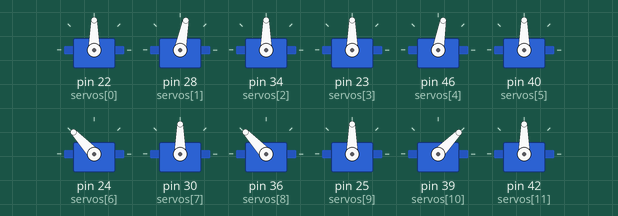
Recording of a sketch running on a simulated Arduino Mega 2560, built with avr-gcc and run on an emulated ATmega2560. Parts: 12 × servo.

Above: at 0.15 s.
At 5.26 s:
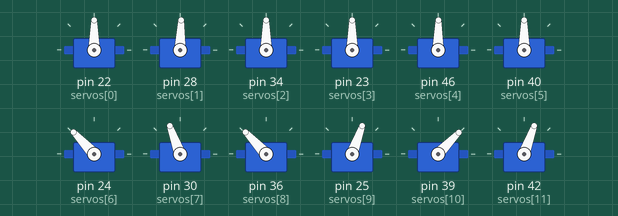
At 10.06 s:
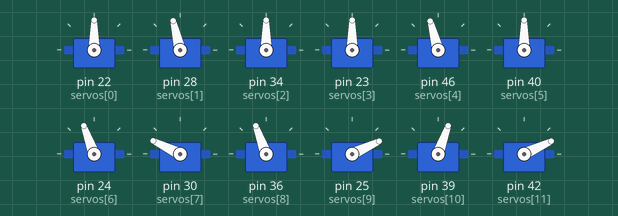
At 19.98 s:
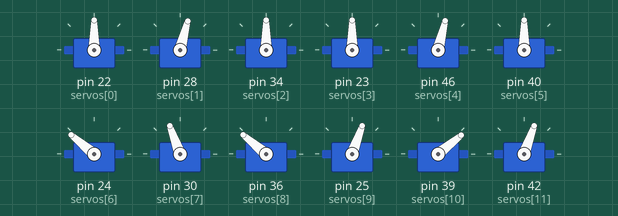
At 29.89 s:
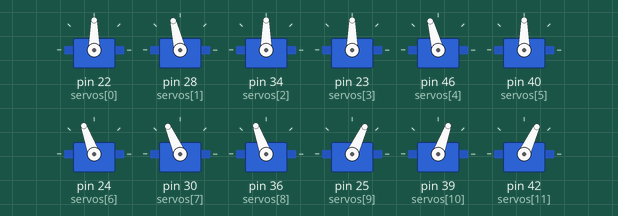
At 39.81 s:
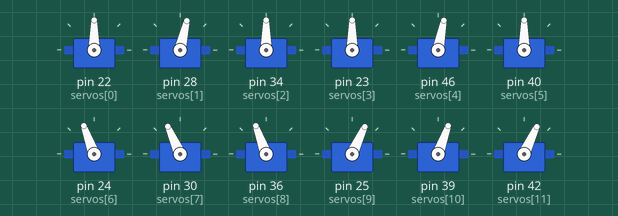
Timing chart, 0 to 40.0 s (numbered marks = the images above):
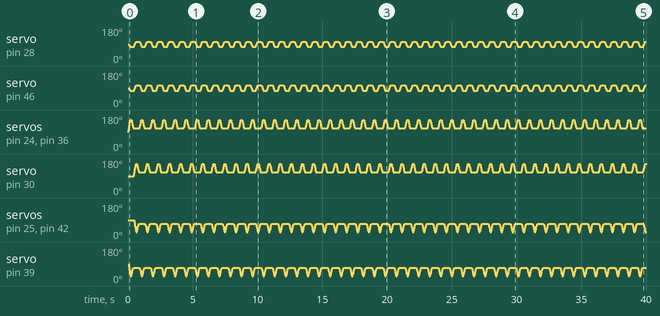

The sketch:

main.ino
```cpp
#include <Servo.h>

Servo miServo[32];

void setup() {
  int servos[] = {22, 28, 34, 23, 46, 40, 24, 30, 36, 25, 39, 42, 26, 32, 38, 27, 48, 44};

  for (int i = 1; i <= 18; i++) {
    miServo[i].attach(servos[i-1]);
  }
}

void smoothMovement(
  int servo1, int servo2, int servo3,
  int servo4, int servo5, int servo6,
  int servo7, int servo8, int servo9,
  int servo10,
  // int servo11,
  int posicionFinal1, int posicionFinal2, int posicionFinal3,
  int posicionFinal4, int posicionFinal5, int posicionFinal6,
  int posicionFinal7, int posicionFinal8, int posicionFinal9,
  int posicionFinal10,
  // int posicionFinal11,
  int duracion
)
{
  int anguloInicial1 = miServo[servo1].read();
  int anguloInicial2 = miServo[servo2].read(); // 90
  int anguloInicial3 = miServo[servo3].read();

  int anguloInicial4 = miServo[servo4].read();
  int anguloInicial5 = miServo[servo5].read(); // 90
  int anguloInicial6 = miServo[servo6].read();

  int anguloInicial7 = miServo[servo7].read();
  int anguloInicial8 = miServo[servo8].read(); // 90
  int anguloInicial9 = miServo[servo9].read();
  int anguloInicial10 = miServo[servo10].read();
  // int anguloInicial11 = miServo[servo10].read();// Ángulo inicial del servo
  int pasos = 100;  // Número de pasos para la interpolación

  for (int i = 0; i <= pasos; i++) {
    float t = float(i) / float(pasos);  // Tiempo normalizado
    float anguloInterpolado1 = anguloInicial1 + (posicionFinal1 - anguloInicial1) * (-0.5 * (cos(PI * t) - 1));
    float anguloInterpolado2 = anguloInicial2 + (posicionFinal2 - anguloInicial2) * (-0.5 * (cos(PI * t) - 1));
    float anguloInterpolado3 = anguloInicial3 + (posicionFinal3 - anguloInicial3) * (-0.5 * (cos(PI * t) - 1));

    float anguloInterpolado4 = anguloInicial4 + (posicionFinal4 - anguloInicial4) * (-0.5 * (cos(PI * t) - 1));
    float anguloInterpolado5 = anguloInicial5 + (posicionFinal5 - anguloInicial5) * (-0.5 * (cos(PI * t) - 1));
    float anguloInterpolado6 = anguloInicial6 + (posicionFinal6 - anguloInicial6) * (-0.5 * (cos(PI * t) - 1));

    float anguloInterpolado7 = anguloInicial7 + (posicionFinal7 - anguloInicial7) * (-0.5 * (cos(PI * t) - 1));
    float anguloInterpolado8 = anguloInicial8 + (posicionFinal8 - anguloInicial8) * (-0.5 * (cos(PI * t) - 1));
    float anguloInterpolado9 = anguloInicial9 + (posicionFinal9 - anguloInicial9) * (-0.5 * (cos(PI * t) - 1));
    float anguloInterpolado10 = anguloInicial10 + (posicionFinal10 - anguloInicial10) * (-0.5 * (cos(PI * t) - 1));  // Interpolación utilizando easeInOutSine
    // float anguloInterpolado11 = anguloInicial11 + (posicionFinal11 - anguloInicial11) * (-0.5 * (cos(PI * t) - 1));

    miServo[servo1].write(anguloInterpolado1);
    miServo[servo2].write(anguloInterpolado2);
    miServo[servo3].write(anguloInterpolado3);

    miServo[servo4].write(anguloInterpolado4);
    miServo[servo5].write(anguloInterpolado5);
    miServo[servo6].write(anguloInterpolado6);

    miServo[servo7].write(anguloInterpolado7);
    miServo[servo8].write(anguloInterpolado8);
    miServo[servo9].write(anguloInterpolado9);
    miServo[servo10].write(anguloInterpolado10);
    // miServo[servo11].write(anguloInterpolado11);
    // Mover el servo al ángulo interpolado
    delay(duracion / pasos);  // Espera entre pasos
  }
}


void smoothMovementG(
  int servo1, int servo2, int servo3,
  int servo4, int servo5, int servo6,
  int servo7, int servo8, int servo9,
  int servo10,
  int servo11,
  int servo12,
  // int servo11,
  int posicionFinal1, int posicionFinal2, int posicionFinal3,
  int posicionFinal4, int posicionFinal5, int posicionFinal6,
  int posicionFinal7, int posicionFinal8, int posicionFinal9,
  int posicionFinal10,
  int posicionFinal11,
  int posicionFinal12,
  // int posicionFinal11,
  int duracion
) {
  int anguloInicial1 = miServo[servo1].read();
  int anguloInicial2 = miServo[servo2].read(); // 90
  int anguloInicial3 = miServo[servo3].read();

  int anguloInicial4 = miServo[servo4].read();
  int anguloInicial5 = miServo[servo5].read(); // 90
  int anguloInicial6 = miServo[servo6].read();

  int anguloInicial7 = miServo[servo7].read();
  int anguloInicial8 = miServo[servo8].read(); // 90
  int anguloInicial9 = miServo[servo9].read();

  int anguloInicial10 = miServo[servo10].read();
  int anguloInicial11 = miServo[servo11].read();
  int anguloInicial12 = miServo[servo12].read();
  // int anguloInicial11 = miServo[servo10].read();// Ángulo inicial del servo
  int pasos = 100;  // Número de pasos para la interpolación

  for (int i = 0; i <= pasos; i++) {
    float t = float(i) / float(pasos);  // Tiempo normalizado
    float anguloInterpolado1 = anguloInicial1 + (posicionFinal1 - anguloInicial1) * (-0.5 * (cos(PI * t) - 1));
    float anguloInterpolado2 = anguloInicial2 + (posicionFinal2 - anguloInicial2) * (-0.5 * (cos(PI * t) - 1));
    float anguloInterpolado3 = anguloInicial3 + (posicionFinal3 - anguloInicial3) * (-0.5 * (cos(PI * t) - 1));

    float anguloInterpolado4 = anguloInicial4 + (posicionFinal4 - anguloInicial4) * (-0.5 * (cos(PI * t) - 1));
    float anguloInterpolado5 = anguloInicial5 + (posicionFinal5 - anguloInicial5) * (-0.5 * (cos(PI * t) - 1));
    float anguloInterpolado6 = anguloInicial6 + (posicionFinal6 - anguloInicial6) * (-0.5 * (cos(PI * t) - 1));

    float anguloInterpolado7 = anguloInicial7 + (posicionFinal7 - anguloInicial7) * (-0.5 * (cos(PI * t) - 1));
    float anguloInterpolado8 = anguloInicial8 + (posicionFinal8 - anguloInicial8) * (-0.5 * (cos(PI * t) - 1));
    float anguloInterpolado9 = anguloInicial9 + (posicionFinal9 - anguloInicial9) * (-0.5 * (cos(PI * t) - 1));

    float anguloInterpolado10 = anguloInicial10 + (posicionFinal10 - anguloInicial10) * (-0.5 * (cos(PI * t) - 1));
    float anguloInterpolado11 = anguloInicial11 + (posicionFinal11 - anguloInicial11) * (-0.5 * (cos(PI * t) - 1));
    float anguloInterpolado12 = anguloInicial12 + (posicionFinal12 - anguloInicial12) * (-0.5 * (cos(PI * t) - 1)); // Interpolación utilizando easeInOutSine
    // float anguloInterpolado11 = anguloInicial11 + (posicionFinal11 - anguloInicial11) * (-0.5 * (cos(PI * t) - 1));

    miServo[servo1].write(anguloInterpolado1);
    miServo[servo2].write(anguloInterpolado2);
    miServo[servo3].write(anguloInterpolado3);

    miServo[servo4].write(anguloInterpolado4);
    miServo[servo5].write(anguloInterpolado5);
    miServo[servo6].write(anguloInterpolado6);

    miServo[servo7].write(anguloInterpolado7);
    miServo[servo8].write(anguloInterpolado8);
    miServo[servo9].write(anguloInterpolado9);

    miServo[servo10].write(anguloInterpolado10);
    miServo[servo11].write(anguloInterpolado11);
    miServo[servo12].write(anguloInterpolado12);

    // Mover el servo al ángulo interpolado
    delay(duracion / pasos);  // Espera entre pasos
  }
}


int VelocidadFinal=100;
int A = 15;
int velocidad = VelocidadFinal;
int base = 90;
int baseespejo1=180;
int medio = 110;
int medioIZ = 70;
int finalDER = 90; // 0
int finalIZ = 90; // 180
int levantar = 30;
float porcentajeBase = 0.9; //Sirve para multiplicarlo y que el movimiento de la base no sea tan fuerte en base a los grados que se quieren mover (A)
int movTime = VelocidadFinal;
int direccion1= -1;

void loop() {
 //DePie();
 Avanzar();


}

//      /\
//     /  \__   ____ _ _ __  ______ _ _ __
//    / /\ \ \ / / _` | '_ \|_  / _` | '__|
//   / ____ \ V / (_| | | | |/ / (_| | |
//  /_/    \_\_/ \__,_|_| |_/___\__,_|_|

void Avanzar(){
 moveUpGroupA();
 moveDownGroupA();
 moveUpGroupB();
 moveDownGroupB();

}

void moveUpGroupA() {
  smoothMovement(
    1, 5, 3,
    7, 11, 9,
    13, 17, 15,
    //grupo diferente
    2,

    //termina
    base ,
    base - A*porcentajeBase,
    base ,
    medio   + A + levantar,
    medioIZ - A - levantar,
    medio   + A + levantar,
    finalDER - A,         finalIZ ,            finalDER - A,
    //grupo diferente
    base -A,

    //termina
    movTime
  );
}

void moveDownGroupA() {
  // GRUPO A
  // Fase apoyo
  smoothMovement(
    1, 5, 3,
    7, 11, 9,
    13, 17, 15,
    //grupo diferente
    0,

    // termina
    base, base - A*porcentajeBase, base,
    medio, medioIZ, medio,
    finalDER, finalIZ, finalDER,
      //grupo diferente
    base+A,

    // termina
    movTime
  );
}

void moveUpGroupB() {
  // GRUPO B
  // Fase movimiento
  smoothMovement(
    4, 2, 6,
    10, 8, 12,
    16, 14, 18,
    //grupo Diferente
    5,

    //termina
    base  ,
    base + A*porcentajeBase,
    base ,
    medioIZ - A - levantar,
    medio + A + levantar,
    medioIZ - A - levantar,
    finalIZ - A,
    finalDER ,
    finalIZ - A,
    //grupo Diferente
    base +A,
    //termina
    movTime
  );
}

void moveDownGroupB() {
  // GRUPO B
  // Fase apoyo
  smoothMovement(
    4, 2, 6,
    10, 8, 12,
    16, 14, 18,
    //grupo diferente
    0,

    //termina
    base, base + A*porcentajeBase, base,
    medioIZ, medio, medioIZ,
    finalIZ, finalDER, finalIZ,
    //grupo diferente
    base - A,
    //termina
    movTime
  );
}

//  ██████
// █     █  █  ██████    ██
// █        █  █    █   █  █
// █  ████  █  █    █  █    █
// █     █  █  ██████  ██████
// █     █  █  █   █   █    █
//  ██████  █  █    █  █    █
void girar(int direccion) {
  moveUpGroupAG(direccion);
  moveDownGroupAG(direccion);
  moveUpGroupBG(direccion);
  moveDownGroupBG(direccion);
}

void moveUpGroupAG(int direccion) {
  smoothMovementG(
    1, 5, 3,
    7, 11, 9,
    13, 17, 15,
    //grupo diferente
    4, 2, 6,

    //termina
    base + A*direccion,
    base + A*direccion,
    base + A*direccion,
    medio   + A + levantar,
    medioIZ - A - levantar,
    medio   + A + levantar,
    finalDER,         finalIZ ,            finalDER,
    //grupo diferente
    base,
    base,
    base,


    //termina
    movTime
  );
}

void moveDownGroupAG(int direccion) {
  // GRUPO A
  // Fase apoyo
  smoothMovementG(
    1, 5, 3,
    7, 11, 9,
    13, 17, 15,
    //grupo diferente
    0, 19, 20, //NO SIRVE NO MAS ME LO PIDE MI ESTRUCTURA

    // termina
    base + A*direccion,
    base + A*direccion,
    base + A*direccion,
    medio, medioIZ, medio,
    finalDER, finalIZ, finalDER,
      //grupo diferente
    base+A,  //NO SIRVE NO MAS ME LO PIDE MI ESTRUCTURA
    base+A, //NO SIRVE NO MAS ME LO PIDE MI ESTRUCTURA
    base+A, //NO SIRVE NO MAS ME LO PIDE MI ESTRUCTURA

    // termina
    movTime
  );
}

void moveUpGroupBG(int direccion) {
  // GRUPO B
  // Fase movimiento
  smoothMovementG(
    4, 2, 6,
    10, 8, 12,
    16, 14, 18,
    //grupo Diferente
    1, 5, 3,

    //termina
    base + A*direccion,
    base + A*direccion,
    base + A*direccion,
    medioIZ - A - levantar,
    medio + A + levantar,
    medioIZ - A - levantar,
    finalIZ, finalDER , finalIZ,
    //grupo Diferente
    base,
    base,
    base,
    //termina
    movTime
  );
}

void moveDownGroupBG(int direccion) {
  // GRUPO B
  // Fase apoyo
  smoothMovementG(
    4, 2, 6,
    10, 8, 12,
    16, 14, 18,
    //grupo diferente
    0, 19, 20, //NO SIRVE NO MAS ME LO PIDE MI ESTRUCTURA

    //termina
    base + A*direccion,
    base + A*direccion,
    base + A*direccion,
    medioIZ, medio, medioIZ,
    finalIZ, finalDER, finalIZ,
    //grupo diferente
    base+A,  //NO SIRVE NO MAS ME LO PIDE MI ESTRUCTURA
    base+A, //NO SIRVE NO MAS ME LO PIDE MI ESTRUCTURA
    base+A, //NO SIRVE NO MAS ME LO PIDE MI ESTRUCTURA
    //termina
    movTime
  );
}

//   ___               _
//  |   \  ___   _ __ (_) ___
//  | |) |/ -_) | '_ \| |/ -_)
//  |___/ \___| | .__/|_|\___|
//              |_|

void DePie(){
  BaseDerecha(90);
  BaseIzquierda(90);
  MedioDerecha(110);//180
  MedioIzquierda(70);//0
  FinalDerecha(90);//0
  FinalIzquierda(90);// 180
  delay(1000);

}

void BaseDerecha(int inclinacion) {
  miServo[1].write(inclinacion);
  miServo[2].write(inclinacion);
  miServo[3].write(inclinacion);
}

void BaseIzquierda(int inclinacion) {
  miServo[4].write(inclinacion);
  miServo[5].write(inclinacion);
  miServo[6].write(inclinacion);
}

void MedioDerecha(int inclinacion) {
  miServo[7].write(inclinacion);
  miServo[8].write(inclinacion);
  miServo[9].write(inclinacion);
}

void MedioIzquierda(int inclinacion) {
  miServo[10].write(inclinacion);
  miServo[11].write(inclinacion);
  miServo[12].write(inclinacion);
}

void FinalDerecha(int inclinacion) {
  miServo[13].write(inclinacion);
  miServo[14].write(inclinacion);
  miServo[15].write(inclinacion);
}

void FinalIzquierda(int inclinacion) {
  miServo[16].write(inclinacion);
  miServo[17].write(inclinacion);
  miServo[18].write(inclinacion);
}
```
